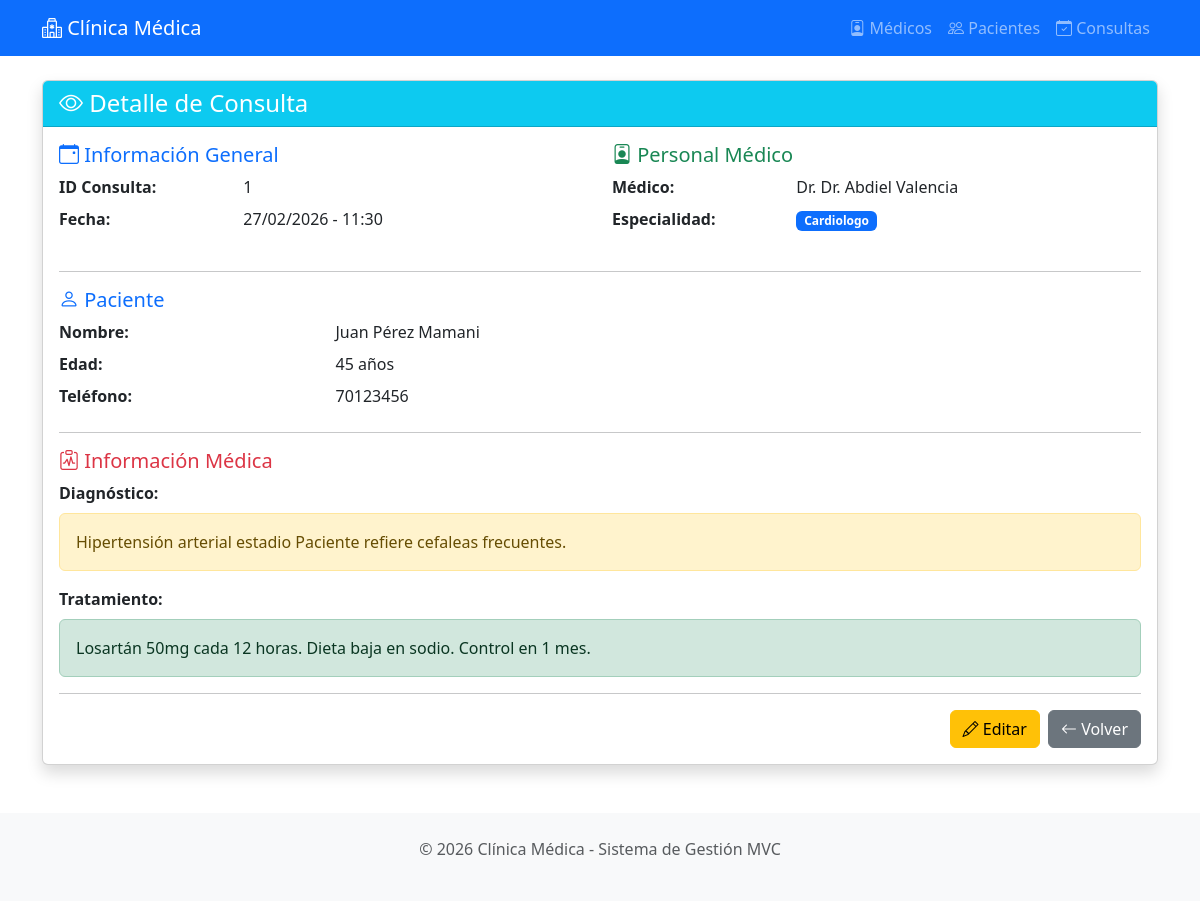
/consultas/show/1, run on the app's committed database.
### models/consultas.py (models this page shows, shortened)
class Consulta(db.Model):
    __tablename__ = 'consultas'
    id_consulta = db.Column(db.Integer, primary_key=True)
    fecha = db.Column(db.DateTime, nullable=False, default=datetime.utcnow)
    diagnostico = db.Column(db.Text, nullable=False)
    tratamiento = db.Column(db.Text, nullable=False)
    id_medico = db.Column(db.Integer, db.ForeignKey('medicos.id_medico'), nullable=False)
    id_paciente = db.Column(db.Integer, db.ForeignKey('pacientes.id_paciente'), nullable=False)

### models/medicos.py (models this page shows, shortened)
class Medico(db.Model):
    __tablename__ = 'medicos'
    id_medico = db.Column(db.Integer, primary_key=True)
    nombre = db.Column(db.String(100), nullable=False)
    especialidad = db.Column(db.String(100), nullable=False)
    telefono = db.Column(db.String(20), nullable=False)
    correo = db.Column(db.String(100), nullable=False, unique=True)
    fecha_registro = db.Column(db.DateTime, default=datetime.utcnow)
    consultas = db.relationship('Consulta', backref='medico', lazy=True, cascade='all, delete-orphan')
    def delete(self):
        """Elimina el médico de la base de datos"""
        db.session.delete(self)
        db.session.commit()

### models/pacientes.py (models this page shows, shortened)
class Paciente(db.Model):
    __tablename__ = 'pacientes'
    id_paciente = db.Column(db.Integer, primary_key=True)
    nombre = db.Column(db.String(100), nullable=False)
    edad = db.Column(db.Integer, nullable=False)
    direccion = db.Column(db.String(200), nullable=False)
    telefono = db.Column(db.String(20), nullable=False)
    fecha_registro = db.Column(db.DateTime, default=datetime.utcnow)
    consultas = db.relationship('Consulta', backref='paciente', lazy=True, cascade='all, delete-orphan')
    def delete(self):
        """Elimina el paciente de la base de datos"""
        db.session.delete(self)
        db.session.commit()

### controllers/consulta_controller.py (the view)
@consulta_bp.route('/show/<int:id>')
def show(id):
    consulta = Consulta.query.get_or_404(id)
    return consulta_view.show(consulta)

### views/consulta_view.py (called while the page is built)
def show(consulta):
    return render_template('consultas/show.html', consulta=consulta)

### templates/consultas/show.html (shortened to what this page needs)
{% extends 'base.html' %}
{% block content %}
<div class="card shadow">
    <div class="card-header bg-info text-white">
        <h4 class="mb-0"><i class="bi bi-eye"></i> Detalle de Consulta</h4>
    </div>
    <div class="card-body">
        <div class="row">
            <div class="col-md-6">
                <h5 class="text-primary"><i class="bi bi-calendar-event"></i> Información General</h5>
                <dl class="row">
                    <dt class="col-sm-4">ID Consulta:</dt>
                    <dd class="col-sm-8">{{ consulta.id_consulta }}</dd>
                    <dt class="col-sm-4">Fecha:</dt>
                    <dd class="col-sm-8">{{ consulta.fecha.strftime('%d/%m/%Y - %H:%M') }}</dd>
                </dl>
            </div>
            <div class="col-md-6">
                <h5 class="text-success"><i class="bi bi-person-badge"></i> Personal Médico</h5>
                <dl class="row">
                    <dt class="col-sm-4">Médico:</dt>
                    <dd class="col-sm-8">Dr. {{ consulta.medico.nombre }}</dd>
                    <dt class="col-sm-4">Especialidad:</dt>
                    <dd class="col-sm-8">
                        <span class="badge bg-primary">{{ consulta.medico.especialidad }}</span>
                    </dd>
                </dl>
            </div>
        </div>
        <hr>
        <h5 class="text-primary"><i class="bi bi-person"></i> Paciente</h5>
        <dl class="row">
            <dt class="col-sm-3">Nombre:</dt>
            <dd class="col-sm-9">{{ consulta.paciente.nombre }}</dd>
            <dt class="col-sm-3">Edad:</dt>
            <dd class="col-sm-9">{{ consulta.paciente.edad }} años</dd>
            <dt class="col-sm-3">Teléfono:</dt>
            <dd class="col-sm-9">{{ consulta.paciente.telefono }}</dd>
        </dl>
        <hr>
        <h5 class="text-danger"><i class="bi bi-clipboard-pulse"></i> Información Médica</h5>
        <div class="mb-3">
            <strong>Diagnóstico:</strong>
            <div class="alert alert-warning mt-2">
                {{ consulta.diagnostico }}
            </div>
        </div>
        <div class="mb-3">
            <strong>Tratamiento:</strong>
            <div class="alert alert-success mt-2">
                {{ consulta.tratamiento }}
            </div>
        </div>
        <hr>
        <div class="d-grid gap-2 d-md-flex justify-content-md-end">
            <a href="{{ url_for('consulta.edit', id=consulta.id_consulta) }}" class="btn btn-warning">
                <i class="bi bi-pencil"></i> Editar
            </a>
            <a href="{{ url_for('consulta.index') }}" class="btn btn-secondary">
                <i class="bi bi-arrow-left"></i> Volver
            </a>
        </div>
    </div>
</div>
{% endblock %}

### data on the page
Consulta: id_consulta "1", fecha "27/02/2026 - 11:30", diagnostico "Hipertensión arterial estadio Paciente refiere cefaleas frecuentes.", tratamiento "Losartán 50mg cada 12 horas. Dieta baja en sodio. Control en 1 mes."
Medico: medico.nombre "Dr. Abdiel Valencia", medico.especialidad "Cardiologo"
Paciente: paciente.nombre "Juan Pérez Mamani", paciente.edad "45", paciente.telefono "70123456"
